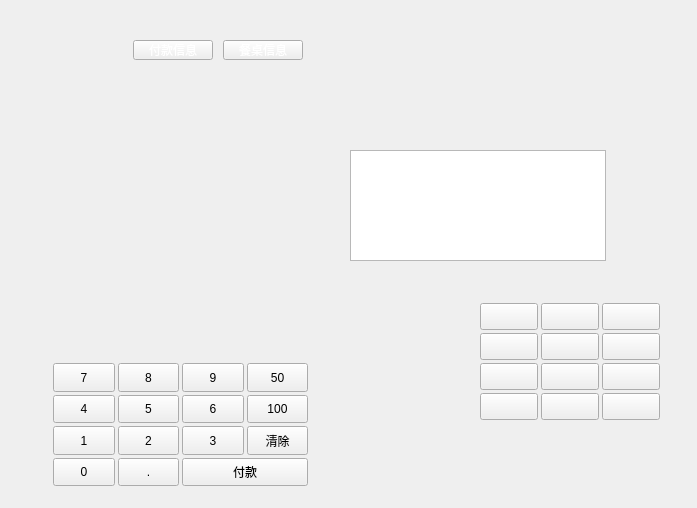
<?xml version="1.0" encoding="UTF-8"?>
<ui version="4.0">
 <class>w_scr_dish_pay_widget</class>
 <widget class="QWidget" name="w_scr_dish_pay_widget">
  <property name="geometry">
   <rect>
    <x>0</x>
    <y>0</y>
    <width>697</width>
    <height>508</height>
   </rect>
  </property>
  <property name="windowTitle">
   <string>Form</string>
  </property>
  <widget class="QFrame" name="frame_top">
   <property name="geometry">
    <rect>
     <x>130</x>
     <y>40</y>
     <width>221</width>
     <height>22</height>
    </rect>
   </property>
   <layout class="QVBoxLayout">
    <property name="spacing">
     <number>0</number>
    </property>
    <property name="leftMargin">
     <number>3</number>
    </property>
    <property name="topMargin">
     <number>0</number>
    </property>
    <property name="rightMargin">
     <number>3</number>
    </property>
    <property name="bottomMargin">
     <number>0</number>
    </property>
    <item>
     <widget class="QFrame" name="frame_3">
      <property name="styleSheet">
       <string notr="true"/>
      </property>
      <layout class="QHBoxLayout" name="horizontalLayout" stretch="0,0,1">
       <property name="spacing">
        <number>10</number>
       </property>
       <property name="leftMargin">
        <number>0</number>
       </property>
       <property name="topMargin">
        <number>0</number>
       </property>
       <property name="rightMargin">
        <number>0</number>
       </property>
       <property name="bottomMargin">
        <number>0</number>
       </property>
       <item>
        <widget class="public_pushbuton_likerb_pur" name="radioButton_payinfo">
         <property name="sizePolicy">
          <sizepolicy hsizetype="Minimum" vsizetype="Expanding">
           <horstretch>0</horstretch>
           <verstretch>0</verstretch>
          </sizepolicy>
         </property>
         <property name="styleSheet">
          <string notr="true">color:white;</string>
         </property>
         <property name="text">
          <string>付款信息</string>
         </property>
         <property name="outer_stylesheet" stdset="0">
          <string>pushbutton_type</string>
         </property>
        </widget>
       </item>
       <item>
        <widget class="public_pushbuton_likerb_pur" name="radioButton_tableinfo">
         <property name="sizePolicy">
          <sizepolicy hsizetype="Minimum" vsizetype="Expanding">
           <horstretch>0</horstretch>
           <verstretch>0</verstretch>
          </sizepolicy>
         </property>
         <property name="styleSheet">
          <string notr="true">color:white;</string>
         </property>
         <property name="text">
          <string>餐桌信息</string>
         </property>
         <property name="outer_stylesheet" stdset="0">
          <string>pushbutton_type</string>
         </property>
        </widget>
       </item>
       <item>
        <spacer name="horizontalSpacer">
         <property name="orientation">
          <enum>Qt::Horizontal</enum>
         </property>
         <property name="sizeHint" stdset="0">
          <size>
           <width>0</width>
           <height>20</height>
          </size>
         </property>
        </spacer>
       </item>
      </layout>
     </widget>
    </item>
    <item>
     <widget class="QLabel" name="label_12">
      <property name="minimumSize">
       <size>
        <width>0</width>
        <height>2</height>
       </size>
      </property>
      <property name="maximumSize">
       <size>
        <width>16777215</width>
        <height>2</height>
       </size>
      </property>
      <property name="text">
       <string/>
      </property>
      <property name="outer_stylesheet" stdset="0">
       <string>line_div_h</string>
      </property>
     </widget>
    </item>
   </layout>
  </widget>
  <widget class="QFrame" name="frame_summary">
   <property name="geometry">
    <rect>
     <x>0</x>
     <y>10</y>
     <width>6</width>
     <height>65</height>
    </rect>
   </property>
   <layout class="QVBoxLayout" name="verticalLayout_3">
    <property name="spacing">
     <number>3</number>
    </property>
    <property name="leftMargin">
     <number>3</number>
    </property>
    <property name="topMargin">
     <number>3</number>
    </property>
    <property name="rightMargin">
     <number>3</number>
    </property>
    <property name="bottomMargin">
     <number>0</number>
    </property>
    <item>
     <widget class="lds_label_doublespinbox" name="lineEdit_realreceive" native="true"/>
    </item>
    <item>
     <widget class="lds_label_doublespinbox" name="lineEdit_change" native="true"/>
    </item>
    <item>
     <widget class="lds_label_doublespinbox" name="lineEdit_moneypay" native="true"/>
    </item>
    <item>
     <widget class="QWidget" name="lineEdit_text_2" native="true"/>
    </item>
    <item>
     <widget class="QWidget" name="lineEdit_text" native="true"/>
    </item>
   </layout>
  </widget>
  <widget class="QFrame" name="frame_stack1">
   <property name="geometry">
    <rect>
     <x>210</x>
     <y>190</y>
     <width>101</width>
     <height>131</height>
    </rect>
   </property>
   <layout class="QVBoxLayout" name="verticalLayout">
    <property name="spacing">
     <number>3</number>
    </property>
    <property name="leftMargin">
     <number>3</number>
    </property>
    <property name="topMargin">
     <number>3</number>
    </property>
    <property name="rightMargin">
     <number>3</number>
    </property>
    <property name="bottomMargin">
     <number>0</number>
    </property>
    <item>
     <widget class="lds_label_doublespinbox" name="lineEdit_consum" native="true"/>
    </item>
    <item>
     <widget class="lds_label_doublespinbox" name="lineEdit_present" native="true"/>
    </item>
    <item>
     <widget class="lds_label_doublespinbox" name="lineEdit_discount" native="true"/>
    </item>
    <item>
     <widget class="lds_label_doublespinbox" name="lineEdit_int_rate" native="true"/>
    </item>
    <item>
     <widget class="lds_label_doublespinbox" name="lineEdit_blotout" native="true"/>
    </item>
   </layout>
  </widget>
  <widget class="QFrame" name="frame_stack0">
   <property name="geometry">
    <rect>
     <x>0</x>
     <y>180</y>
     <width>191</width>
     <height>141</height>
    </rect>
   </property>
   <layout class="QVBoxLayout" name="verticalLayout_2">
    <property name="spacing">
     <number>3</number>
    </property>
    <property name="leftMargin">
     <number>3</number>
    </property>
    <property name="topMargin">
     <number>3</number>
    </property>
    <property name="rightMargin">
     <number>3</number>
    </property>
    <property name="bottomMargin">
     <number>0</number>
    </property>
    <item>
     <widget class="lds_label_text" name="lineEdit_ch_tableno" native="true"/>
    </item>
    <item>
     <widget class="lds_label_doublespinbox" name="lineEdit_service" native="true"/>
    </item>
    <item>
     <widget class="lds_label_doublespinbox" name="lineEdit_lowcost" native="true"/>
    </item>
    <item>
     <widget class="lds_label_text" name="lineEdit_vch_memo" native="true"/>
    </item>
    <item>
     <widget class="lds_label_text" name="lineEdit_int_person" native="true"/>
    </item>
   </layout>
  </widget>
  <widget class="lds_tableView" name="tableView">
   <property name="geometry">
    <rect>
     <x>350</x>
     <y>150</y>
     <width>256</width>
     <height>111</height>
    </rect>
   </property>
   <property name="focusPolicy">
    <enum>Qt::NoFocus</enum>
   </property>
  </widget>
  <widget class="QFrame" name="frame_pay_key">
   <property name="geometry">
    <rect>
     <x>480</x>
     <y>300</y>
     <width>183</width>
     <height>123</height>
    </rect>
   </property>
   <layout class="QGridLayout" name="gridLayout_5">
    <property name="leftMargin">
     <number>0</number>
    </property>
    <property name="topMargin">
     <number>3</number>
    </property>
    <property name="rightMargin">
     <number>3</number>
    </property>
    <property name="bottomMargin">
     <number>3</number>
    </property>
    <property name="spacing">
     <number>3</number>
    </property>
    <item row="0" column="0">
     <widget class="lds_pushbutton_wrap" name="pushButton_mobile_pay">
      <property name="sizePolicy">
       <sizepolicy hsizetype="Expanding" vsizetype="Expanding">
        <horstretch>0</horstretch>
        <verstretch>0</verstretch>
       </sizepolicy>
      </property>
      <property name="focusPolicy">
       <enum>Qt::NoFocus</enum>
      </property>
      <property name="outer_stylesheet" stdset="0">
       <string>pushbutton_bottom</string>
      </property>
     </widget>
    </item>
    <item row="3" column="0">
     <widget class="lds_pushbutton_wrap" name="pushButton_discount">
      <property name="sizePolicy">
       <sizepolicy hsizetype="Expanding" vsizetype="Expanding">
        <horstretch>0</horstretch>
        <verstretch>0</verstretch>
       </sizepolicy>
      </property>
      <property name="focusPolicy">
       <enum>Qt::NoFocus</enum>
      </property>
      <property name="outer_stylesheet" stdset="0">
       <string>pushbutton_bottom</string>
      </property>
     </widget>
    </item>
    <item row="1" column="1">
     <widget class="lds_pushbutton_wrap" name="pushButton_memberrecharge">
      <property name="sizePolicy">
       <sizepolicy hsizetype="Expanding" vsizetype="Expanding">
        <horstretch>0</horstretch>
        <verstretch>0</verstretch>
       </sizepolicy>
      </property>
      <property name="focusPolicy">
       <enum>Qt::NoFocus</enum>
      </property>
      <property name="outer_stylesheet" stdset="0">
       <string>pushbutton_bottom</string>
      </property>
     </widget>
    </item>
    <item row="3" column="1">
     <widget class="lds_pushbutton_wrap" name="pushButton_other">
      <property name="sizePolicy">
       <sizepolicy hsizetype="Expanding" vsizetype="Expanding">
        <horstretch>0</horstretch>
        <verstretch>0</verstretch>
       </sizepolicy>
      </property>
      <property name="focusPolicy">
       <enum>Qt::NoFocus</enum>
      </property>
      <property name="outer_stylesheet" stdset="0">
       <string>pushbutton_bottom_menu</string>
      </property>
     </widget>
    </item>
    <item row="3" column="2">
     <widget class="lds_pushbutton_wrap" name="pushButton_cancel">
      <property name="sizePolicy">
       <sizepolicy hsizetype="Expanding" vsizetype="Expanding">
        <horstretch>0</horstretch>
        <verstretch>0</verstretch>
       </sizepolicy>
      </property>
      <property name="focusPolicy">
       <enum>Qt::NoFocus</enum>
      </property>
      <property name="outer_stylesheet" stdset="0">
       <string>pushbutton_bottom</string>
      </property>
     </widget>
    </item>
    <item row="1" column="0">
     <widget class="public_pushbuton_rt_check" name="pushButton_member">
      <property name="sizePolicy">
       <sizepolicy hsizetype="Expanding" vsizetype="Expanding">
        <horstretch>0</horstretch>
        <verstretch>0</verstretch>
       </sizepolicy>
      </property>
      <property name="focusPolicy">
       <enum>Qt::NoFocus</enum>
      </property>
      <property name="outer_stylesheet" stdset="0">
       <string>pushbutton_bottom</string>
      </property>
     </widget>
    </item>
    <item row="1" column="2">
     <widget class="lds_pushbutton_wrap" name="pushButton_vouchers">
      <property name="sizePolicy">
       <sizepolicy hsizetype="Expanding" vsizetype="Expanding">
        <horstretch>0</horstretch>
        <verstretch>0</verstretch>
       </sizepolicy>
      </property>
      <property name="focusPolicy">
       <enum>Qt::NoFocus</enum>
      </property>
      <property name="outer_stylesheet" stdset="0">
       <string>pushbutton_bottom</string>
      </property>
     </widget>
    </item>
    <item row="2" column="1">
     <widget class="lds_pushbutton_wrap" name="pushButton_meituan">
      <property name="sizePolicy">
       <sizepolicy hsizetype="Expanding" vsizetype="Expanding">
        <horstretch>0</horstretch>
        <verstretch>0</verstretch>
       </sizepolicy>
      </property>
      <property name="focusPolicy">
       <enum>Qt::NoFocus</enum>
      </property>
      <property name="outer_stylesheet" stdset="0">
       <string>pushbutton_bottom</string>
      </property>
     </widget>
    </item>
    <item row="0" column="1">
     <widget class="lds_pushbutton_wrap" name="pushButton_alipay">
      <property name="sizePolicy">
       <sizepolicy hsizetype="Expanding" vsizetype="Expanding">
        <horstretch>0</horstretch>
        <verstretch>0</verstretch>
       </sizepolicy>
      </property>
      <property name="focusPolicy">
       <enum>Qt::NoFocus</enum>
      </property>
      <property name="outer_stylesheet" stdset="0">
       <string>pushbutton_bottom</string>
      </property>
     </widget>
    </item>
    <item row="2" column="2">
     <widget class="lds_pushbutton_wrap" name="pushButton_waimaiteam">
      <property name="sizePolicy">
       <sizepolicy hsizetype="Expanding" vsizetype="Expanding">
        <horstretch>0</horstretch>
        <verstretch>0</verstretch>
       </sizepolicy>
      </property>
      <property name="focusPolicy">
       <enum>Qt::NoFocus</enum>
      </property>
      <property name="outer_stylesheet" stdset="0">
       <string>pushbutton_bottom_menu</string>
      </property>
     </widget>
    </item>
    <item row="2" column="0">
     <widget class="lds_pushbutton_wrap" name="pushButton_youhui">
      <property name="sizePolicy">
       <sizepolicy hsizetype="Expanding" vsizetype="Expanding">
        <horstretch>0</horstretch>
        <verstretch>0</verstretch>
       </sizepolicy>
      </property>
      <property name="focusPolicy">
       <enum>Qt::NoFocus</enum>
      </property>
      <property name="outer_stylesheet" stdset="0">
       <string>pushbutton_bottom</string>
      </property>
     </widget>
    </item>
    <item row="0" column="2">
     <widget class="lds_pushbutton_wrap" name="pushButton_bank">
      <property name="sizePolicy">
       <sizepolicy hsizetype="Expanding" vsizetype="Expanding">
        <horstretch>0</horstretch>
        <verstretch>0</verstretch>
       </sizepolicy>
      </property>
      <property name="focusPolicy">
       <enum>Qt::NoFocus</enum>
      </property>
      <property name="outer_stylesheet" stdset="0">
       <string>pushbutton_bottom</string>
      </property>
     </widget>
    </item>
   </layout>
  </widget>
  <widget class="QFrame" name="frame_num_key">
   <property name="geometry">
    <rect>
     <x>50</x>
     <y>360</y>
     <width>261</width>
     <height>129</height>
    </rect>
   </property>
   <layout class="QGridLayout" name="gridLayout_key">
    <property name="leftMargin">
     <number>3</number>
    </property>
    <property name="topMargin">
     <number>3</number>
    </property>
    <property name="rightMargin">
     <number>3</number>
    </property>
    <property name="bottomMargin">
     <number>3</number>
    </property>
    <property name="spacing">
     <number>3</number>
    </property>
    <item row="3" column="0">
     <widget class="public_pushbutton_numkey" name="pushButton_14">
      <property name="sizePolicy">
       <sizepolicy hsizetype="Ignored" vsizetype="Expanding">
        <horstretch>0</horstretch>
        <verstretch>0</verstretch>
       </sizepolicy>
      </property>
      <property name="focusPolicy">
       <enum>Qt::NoFocus</enum>
      </property>
      <property name="text">
       <string>0</string>
      </property>
      <property name="outer_stylesheet" stdset="0">
       <string>pushbutton_key</string>
      </property>
     </widget>
    </item>
    <item row="0" column="3">
     <widget class="public_pushbutton_numkey" name="pushButton_4">
      <property name="sizePolicy">
       <sizepolicy hsizetype="Ignored" vsizetype="Expanding">
        <horstretch>0</horstretch>
        <verstretch>0</verstretch>
       </sizepolicy>
      </property>
      <property name="focusPolicy">
       <enum>Qt::NoFocus</enum>
      </property>
      <property name="text">
       <string>50</string>
      </property>
      <property name="outer_stylesheet" stdset="0">
       <string>pushbutton_key</string>
      </property>
     </widget>
    </item>
    <item row="1" column="0">
     <widget class="public_pushbutton_numkey" name="pushButton_6">
      <property name="sizePolicy">
       <sizepolicy hsizetype="Ignored" vsizetype="Expanding">
        <horstretch>0</horstretch>
        <verstretch>0</verstretch>
       </sizepolicy>
      </property>
      <property name="focusPolicy">
       <enum>Qt::NoFocus</enum>
      </property>
      <property name="text">
       <string>4</string>
      </property>
      <property name="outer_stylesheet" stdset="0">
       <string>pushbutton_key</string>
      </property>
     </widget>
    </item>
    <item row="1" column="2">
     <widget class="public_pushbutton_numkey" name="pushButton_5">
      <property name="sizePolicy">
       <sizepolicy hsizetype="Ignored" vsizetype="Expanding">
        <horstretch>0</horstretch>
        <verstretch>0</verstretch>
       </sizepolicy>
      </property>
      <property name="focusPolicy">
       <enum>Qt::NoFocus</enum>
      </property>
      <property name="text">
       <string>6</string>
      </property>
      <property name="outer_stylesheet" stdset="0">
       <string>pushbutton_key</string>
      </property>
     </widget>
    </item>
    <item row="0" column="1">
     <widget class="public_pushbutton_numkey" name="pushButton_2">
      <property name="sizePolicy">
       <sizepolicy hsizetype="Ignored" vsizetype="Expanding">
        <horstretch>0</horstretch>
        <verstretch>0</verstretch>
       </sizepolicy>
      </property>
      <property name="focusPolicy">
       <enum>Qt::NoFocus</enum>
      </property>
      <property name="text">
       <string>8</string>
      </property>
      <property name="outer_stylesheet" stdset="0">
       <string>pushbutton_key</string>
      </property>
     </widget>
    </item>
    <item row="3" column="1">
     <widget class="public_pushbutton_numkey" name="pushButton_16">
      <property name="sizePolicy">
       <sizepolicy hsizetype="Ignored" vsizetype="Expanding">
        <horstretch>0</horstretch>
        <verstretch>0</verstretch>
       </sizepolicy>
      </property>
      <property name="focusPolicy">
       <enum>Qt::NoFocus</enum>
      </property>
      <property name="text">
       <string>.</string>
      </property>
      <property name="outer_stylesheet" stdset="0">
       <string>pushbutton_key</string>
      </property>
     </widget>
    </item>
    <item row="2" column="1">
     <widget class="public_pushbutton_numkey" name="pushButton_12">
      <property name="sizePolicy">
       <sizepolicy hsizetype="Ignored" vsizetype="Expanding">
        <horstretch>0</horstretch>
        <verstretch>0</verstretch>
       </sizepolicy>
      </property>
      <property name="focusPolicy">
       <enum>Qt::NoFocus</enum>
      </property>
      <property name="text">
       <string>2</string>
      </property>
      <property name="outer_stylesheet" stdset="0">
       <string>pushbutton_key</string>
      </property>
     </widget>
    </item>
    <item row="2" column="3">
     <widget class="QPushButton" name="pushButton_clear">
      <property name="sizePolicy">
       <sizepolicy hsizetype="Ignored" vsizetype="Expanding">
        <horstretch>0</horstretch>
        <verstretch>0</verstretch>
       </sizepolicy>
      </property>
      <property name="focusPolicy">
       <enum>Qt::NoFocus</enum>
      </property>
      <property name="text">
       <string>清除</string>
      </property>
      <property name="outer_stylesheet" stdset="0">
       <string>pushbutton_key</string>
      </property>
     </widget>
    </item>
    <item row="1" column="3">
     <widget class="public_pushbutton_numkey" name="pushButton_7">
      <property name="sizePolicy">
       <sizepolicy hsizetype="Ignored" vsizetype="Expanding">
        <horstretch>0</horstretch>
        <verstretch>0</verstretch>
       </sizepolicy>
      </property>
      <property name="focusPolicy">
       <enum>Qt::NoFocus</enum>
      </property>
      <property name="text">
       <string>100</string>
      </property>
      <property name="outer_stylesheet" stdset="0">
       <string>pushbutton_key</string>
      </property>
     </widget>
    </item>
    <item row="2" column="2">
     <widget class="public_pushbutton_numkey" name="pushButton_9">
      <property name="sizePolicy">
       <sizepolicy hsizetype="Ignored" vsizetype="Expanding">
        <horstretch>0</horstretch>
        <verstretch>0</verstretch>
       </sizepolicy>
      </property>
      <property name="focusPolicy">
       <enum>Qt::NoFocus</enum>
      </property>
      <property name="text">
       <string>3</string>
      </property>
      <property name="outer_stylesheet" stdset="0">
       <string>pushbutton_key</string>
      </property>
     </widget>
    </item>
    <item row="2" column="0">
     <widget class="public_pushbutton_numkey" name="pushButton_10">
      <property name="sizePolicy">
       <sizepolicy hsizetype="Ignored" vsizetype="Expanding">
        <horstretch>0</horstretch>
        <verstretch>0</verstretch>
       </sizepolicy>
      </property>
      <property name="focusPolicy">
       <enum>Qt::NoFocus</enum>
      </property>
      <property name="text">
       <string>1</string>
      </property>
      <property name="outer_stylesheet" stdset="0">
       <string>pushbutton_key</string>
      </property>
     </widget>
    </item>
    <item row="1" column="1">
     <widget class="public_pushbutton_numkey" name="pushButton_8">
      <property name="sizePolicy">
       <sizepolicy hsizetype="Ignored" vsizetype="Expanding">
        <horstretch>0</horstretch>
        <verstretch>0</verstretch>
       </sizepolicy>
      </property>
      <property name="focusPolicy">
       <enum>Qt::NoFocus</enum>
      </property>
      <property name="text">
       <string>5</string>
      </property>
      <property name="outer_stylesheet" stdset="0">
       <string>pushbutton_key</string>
      </property>
     </widget>
    </item>
    <item row="0" column="0">
     <widget class="public_pushbutton_numkey" name="pushButton">
      <property name="sizePolicy">
       <sizepolicy hsizetype="Ignored" vsizetype="Expanding">
        <horstretch>0</horstretch>
        <verstretch>0</verstretch>
       </sizepolicy>
      </property>
      <property name="focusPolicy">
       <enum>Qt::NoFocus</enum>
      </property>
      <property name="text">
       <string>7</string>
      </property>
      <property name="outer_stylesheet" stdset="0">
       <string>pushbutton_key</string>
      </property>
     </widget>
    </item>
    <item row="0" column="2">
     <widget class="public_pushbutton_numkey" name="pushButton_3">
      <property name="sizePolicy">
       <sizepolicy hsizetype="Ignored" vsizetype="Expanding">
        <horstretch>0</horstretch>
        <verstretch>0</verstretch>
       </sizepolicy>
      </property>
      <property name="focusPolicy">
       <enum>Qt::NoFocus</enum>
      </property>
      <property name="text">
       <string>9</string>
      </property>
      <property name="outer_stylesheet" stdset="0">
       <string>pushbutton_key</string>
      </property>
     </widget>
    </item>
    <item row="3" column="2" colspan="2">
     <widget class="public_pushbutton_pay" name="pushButton_pay">
      <property name="sizePolicy">
       <sizepolicy hsizetype="Ignored" vsizetype="Expanding">
        <horstretch>0</horstretch>
        <verstretch>0</verstretch>
       </sizepolicy>
      </property>
      <property name="focusPolicy">
       <enum>Qt::StrongFocus</enum>
      </property>
      <property name="text">
       <string>付款</string>
      </property>
     </widget>
    </item>
   </layout>
  </widget>
 </widget>
 <customwidgets>
  <customwidget>
   <class>lds_tableView</class>
   <extends>QTableView</extends>
   <header>lds_tableview.h</header>
  </customwidget>
  <customwidget>
   <class>lds_pushbutton_wrap</class>
   <extends>QPushButton</extends>
   <header>lds_pushbutton_wrap.h</header>
  </customwidget>
  <customwidget>
   <class>public_pushbuton_rt_check</class>
   <extends>QPushButton</extends>
   <header>public_pushbuton_rt_check.h</header>
  </customwidget>
  <customwidget>
   <class>public_pushbutton_pay</class>
   <extends>QPushButton</extends>
   <header>public_pushbutton_pay.h</header>
  </customwidget>
  <customwidget>
   <class>public_pushbutton_numkey</class>
   <extends>QPushButton</extends>
   <header>public_pushbutton_numkey.h</header>
  </customwidget>
  <customwidget>
   <class>lds_label_doublespinbox</class>
   <extends>QWidget</extends>
   <header>lds_label_doublespinbox.h</header>
   <container>1</container>
  </customwidget>
  <customwidget>
   <class>lds_label_text</class>
   <extends>QWidget</extends>
   <header>lds_label_text.h</header>
   <container>1</container>
  </customwidget>
  <customwidget>
   <class>public_pushbuton_likerb_pur</class>
   <extends>QPushButton</extends>
   <header>public_pushbuton_likerb_pur.h</header>
  </customwidget>
 </customwidgets>
 <resources/>
 <connections/>
</ui>
